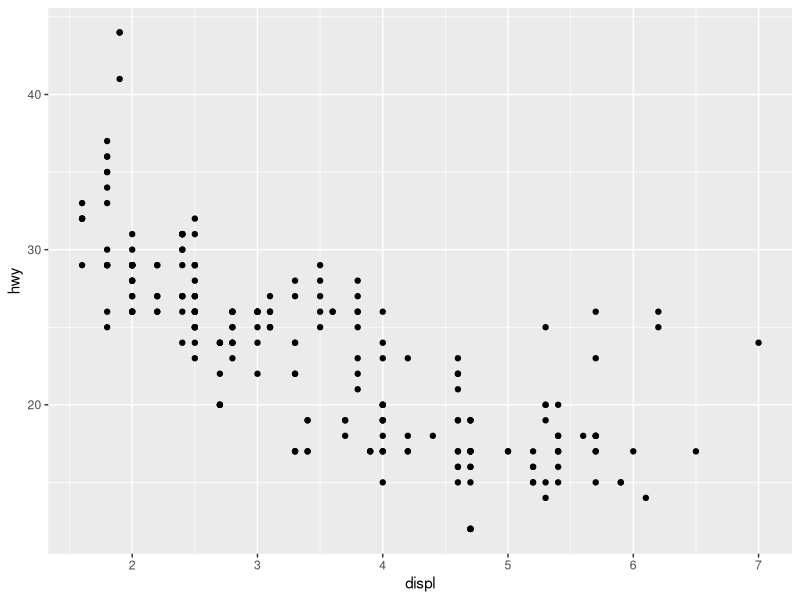
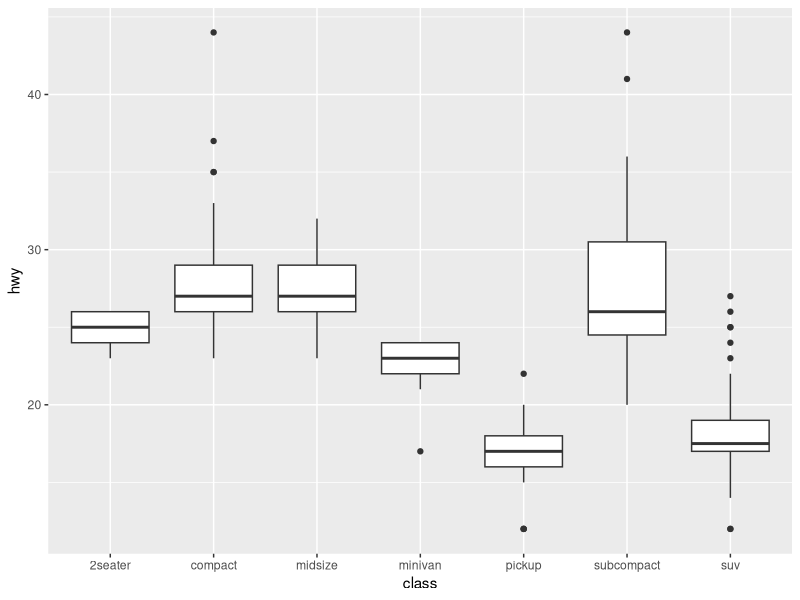
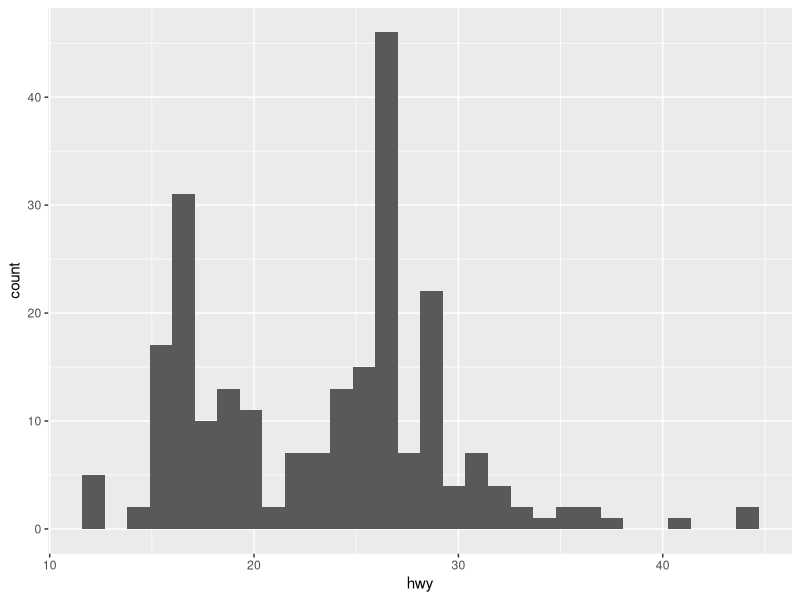
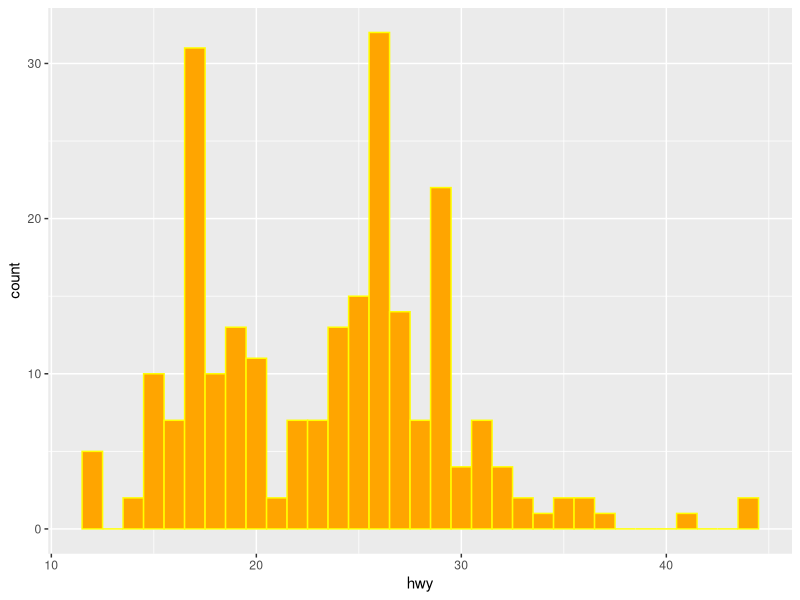
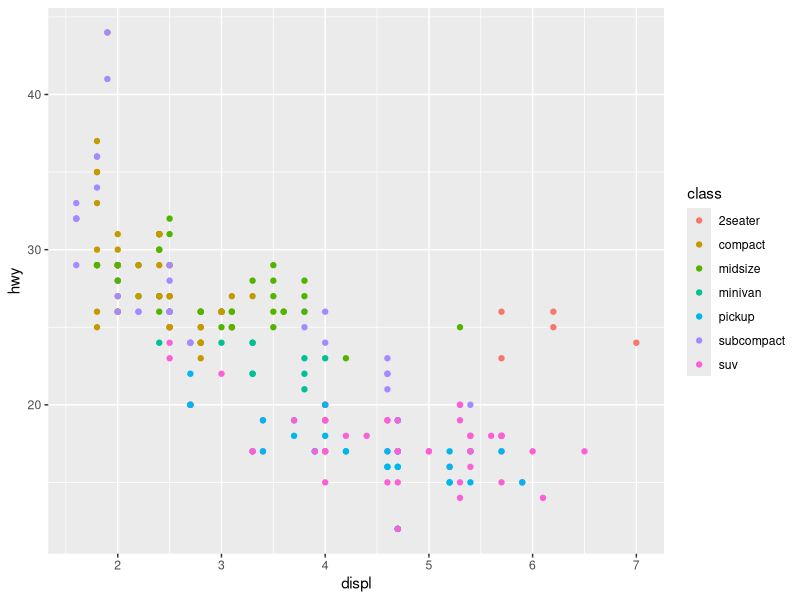
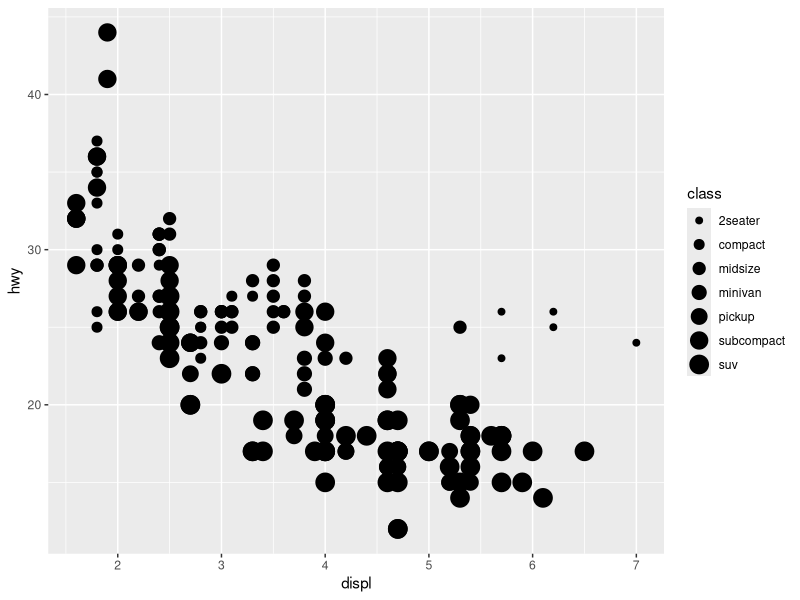
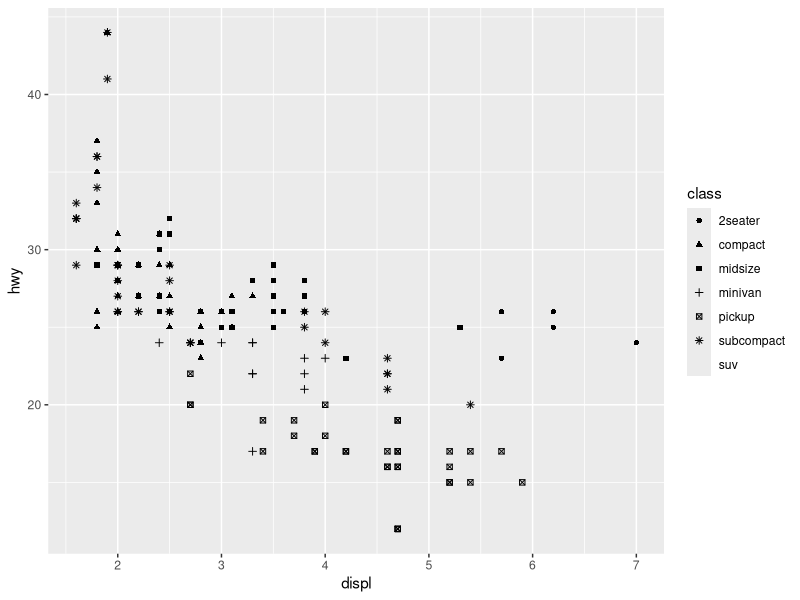
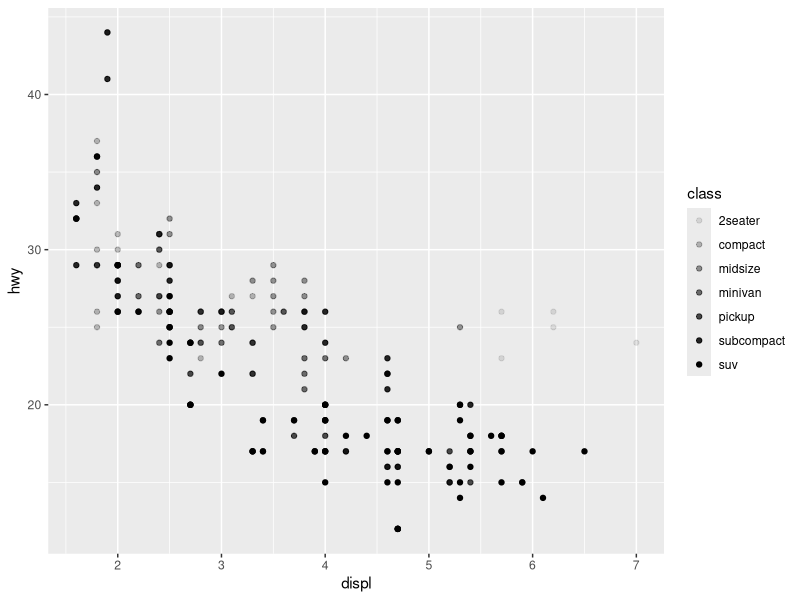

Write R code to recreate these figures, in order.
## ---- chunk 1
knitr::opts_chunk$set(echo = TRUE, comment = "")
library(tidyverse)
## ---- chunk 2
mpg
## ---- chunk 3
ggplot(data= mpg) + 
  geom_point(mapping = aes(x = displ, y = hwy))
## ---- chunk 4
ggplot(data = mpg) +
  geom_boxplot(mapping = aes(x = class, y = hwy))
## ---- chunk 5
ggplot(data = mpg) +
  geom_histogram(mapping = aes(x = hwy))
## ---- chunk 6
ggplot(data = mpg) +
  geom_histogram(mapping = aes(x = hwy), binwidth = 1, color = "yellow", fill = "orange")
## ---- chunk 7
ggplot(data = mpg) +
  geom_point(mapping = aes(x = displ, y = hwy, color = class))
## ---- chunk 8
ggplot(data = mpg) +
  geom_point(mapping = aes(x = displ, y = hwy, size = class))
## ---- chunk 9
ggplot(data = mpg) +
  geom_point(mapping = aes(x = displ, y = hwy, shape = class))
## ---- chunk 10
ggplot(data = mpg) +
  geom_point(mapping = aes(x = displ, y = hwy, alpha = class))
## ---- chunk 11
# Makes a plot that the commands below will modify
q <- ggplot(mpg) + geom_point(aes(x = displ, y = hwy))

q + facet_grid(. ~ cyl)
q + facet_grid(drv ~ .)
q + facet_grid(drv ~ cyl)
q + facet_wrap(~ class)
## ---- chunk 12

## ---- chunk 13
ggplot(mpg) + 
  geom_point(aes(displ, hwy)) +
  geom_smooth(aes(displ, hwy))
